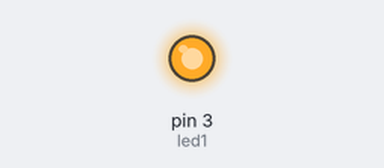
The sketch below on a simulated Arduino Uno, built with avr-gcc and run on an emulated ATmega328P. Parts: output pins drawn as LEDs (lit = HIGH).

Above: at 1.5 s.
At 4.5 s:
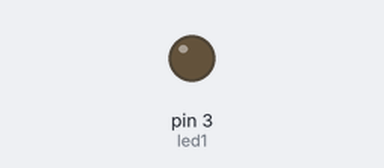
Timing chart, 0 to 13.0 s (numbered marks = the images above):
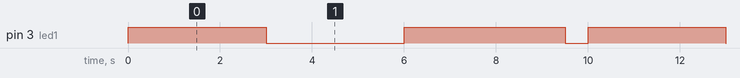

The sketch:

primul_program.ino
```cpp
int led1 = 3; //led1 pe pin = 3

void setup() {
  pinMode(led1, OUTPUT);
}

void loop() {
  digitalWrite(led1, 1); //5 volti merg catre pin 3
  delay(3000); //asteapta 3 secunde

  digitalWrite(led1, 0); //stinge led
  delay(3000); //asteapta 3 secunde

  digitalWrite(led1, 1);//aprinde led
  delay(3000); //asteapta 3 secunde

  delay(500);
  digitalWrite(led1, 0);

  delay(500);
  digitalWrite(led1, 1);
}
```

Measured:
- by itself, pin 3 (led1): repeats every 10.0 s: LOW 3.0 s, HIGH 3.5 s, LOW 0.50 s, HIGH 3.0 s
- by itself, everything shown: repeats every 10.0 s, in 4 steps
